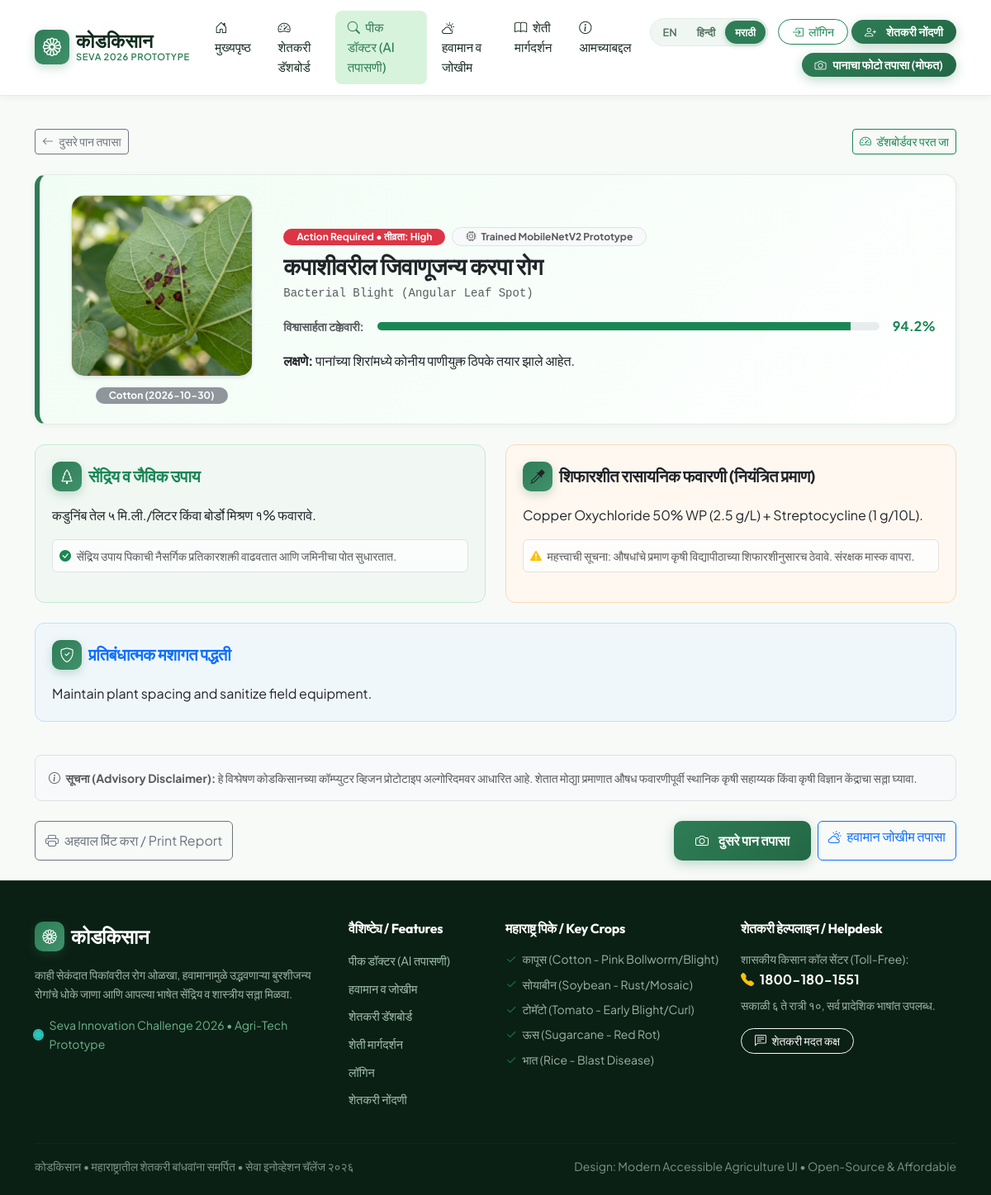
The page /disease/result/1 on the database its author committed.
### tables this page shows
CREATE TABLE scans (
        id INTEGER PRIMARY KEY AUTOINCREMENT,
        filename TEXT NOT NULL,
        crop_name TEXT NOT NULL,
        predicted_disease TEXT NOT NULL,
        confidence REAL NOT NULL,
        status TEXT NOT NULL,
        severity TEXT DEFAULT 'Medium',
        summary_en TEXT,
        summary_hi TEXT,
        summary_mr TEXT,
        organic_remedy TEXT,
        chemical_remedy TEXT,
        prevention_tip TEXT,
        model_mode TEXT DEFAULT 'Trained MobileNetV2 Prototype',
        created_at TIMESTAMP DEFAULT CURRENT_TIMESTAMP
    , disease_mr TEXT, disease_hi TEXT, farmer_id INTEGER);

### app/routes/disease.py (the view)
@disease_bp.route("/result/<int:scan_id>")
def view_result(scan_id):
    conn = get_db_connection()
    scan = conn.execute("SELECT * FROM scans WHERE id = ?", (scan_id,)).fetchone()
    conn.close()
    if not scan:
        flash("तपासणी अहवाल सापडला नाही / Scan record not found.", "warning")
        return redirect(url_for("disease.scan_page"))
    return render_template(
        "disease_result.html",
        active_page="disease",
        scan=scan
    )

### app/templates/disease_result.html (shortened to what this page needs)
{% extends "base.html" %}
{% block content %}
<div class="container py-4">
    <div class="d-flex justify-content-between align-items-center mb-4">
        <a href="{{ url_for('disease.scan_page') }}" class="btn btn-outline-secondary btn-sm">
            <i class="bi bi-arrow-left me-1"></i> {{ t('back_to_scan') }}
        </a>
        <a href="{{ url_for('dashboard.view_dashboard') }}" class="btn btn-outline-success btn-sm">
            <i class="bi bi-speedometer2 me-1"></i> {{ t('back_to_dashboard') }}
        </a>
    </div>
    <div class="kisaan-card p-4 mb-4" style="background: linear-gradient(135deg, #f0fdf4, #ffffff); border-left: 6px solid #2e7d56;">
        <div class="row align-items-center g-4">
            <div class="col-md-3 text-center">
                <img src="{{ url_for('static', filename='uploads/' ~ scan.filename) }}" alt="Scanned Crop Leaf" class="img-fluid rounded-4 shadow-sm border" style="max-height: 220px; object-fit: cover;">
                <div class="mt-2">
                    <span class="badge bg-secondary bg-opacity-75 rounded-pill px-3 py-1 small">
                        {{ scan.crop_name }} ({{ scan.created_at[:10] if scan.created_at else 'आज' }})
                    </span>
                </div>
            </div>
            <div class="col-md-9">
                <div class="d-flex flex-wrap align-items-center gap-2 mb-2">
                    <span class="badge bg-{{ 'danger' if scan.severity == 'High' else ('warning text-dark' if scan.severity == 'Medium' else 'success') }} rounded-pill px-3 py-1">
                        {{ scan.status }} • तीव्रता: {{ scan.severity }}
                    </span>
                    <span class="badge bg-light text-muted border rounded-pill px-3 py-1 small">
                        <i class="bi bi-cpu me-1"></i> {{ scan.model_mode }}
                    </span>
                </div>
                <h1 class="h3 fw-bold text-dark mb-1">
                    {{ scan.disease_mr or scan.predicted_disease }}
                </h1>
                <div class="text-muted mb-3 font-monospace small">
                    {{ scan.predicted_disease }}
                </div>
                <div class="d-flex align-items-center gap-3 max-w-500 mb-3">
                    <div class="small fw-bold text-muted">{{ t('confidence_score') }}:</div>
                    <div class="progress flex-grow-1" style="height: 10px;">
                        <div class="progress-bar bg-success" role="progressbar" style="width: {{ scan.confidence }}%"></div>
                    </div>
                    <span class="fs-6 fw-bold text-success">{{ scan.confidence }}%</span>
                </div>
                <p class="text-dark mb-0">
                    <strong>लक्षणे:</strong> {{ scan.summary_mr or scan.summary_en }}
                </p>
            </div>
        </div>
    </div>
    <div class="row g-4 mb-4">
        <div class="col-lg-6">
            <div class="remedy-card organic h-100">
                <div class="d-flex align-items-center gap-2 mb-3">
                    <div class="brand-logo-icon bg-success text-white" style="width:36px; height:36px; font-size:1.1rem;">
                        <i class="bi bi-tree"></i>
                    </div>
                    <h5 class="fw-bold mb-0 text-success">{{ t('organic_treatment') }}</h5>
                </div>
                <p class="text-dark mb-3">
                    {{ scan.organic_remedy or "सेंद्रिय खते व जैविक बुरशीनाशकांचा (ट्रायकोडर्मा) नियमित वापर करावा." }}
                </p>
                <div class="small text-muted p-2 rounded bg-white bg-opacity-75 border">
                    <i class="bi bi-check-circle-fill text-success me-1"></i>
                    सेंद्रिय उपाय पिकाची नैसर्गिक प्रतिकारशक्ती वाढवतात आणि जमिनीचा पोत सुधारतात.
                </div>
            </div>
        </div>
        <div class="col-lg-6">
            <div class="remedy-card chemical h-100">
                <div class="d-flex align-items-center gap-2 mb-3">
                    <div class="brand-logo-icon bg-warning text-dark" style="width:36px; height:36px; font-size:1.1rem;">
                        <i class="bi bi-eyedropper"></i>
                    </div>
                    <h5 class="fw-bold mb-0 text-dark">{{ t('chemical_treatment') }}</h5>
                </div>
                <p class="text-dark mb-3">
                    {{ scan.chemical_remedy or "कोणत्याही रासायनिक औषधांची आवश्यकता नाही." }}
                </p>
                <div class="small text-muted p-2 rounded bg-white bg-opacity-75 border">
                    <i class="bi bi-exclamation-triangle-fill text-warning me-1"></i>
                    महत्त्वाची सूचना: औषधांचे प्रमाण कृषी विद्यापीठाच्या शिफारशीनुसारच ठेवावे. संरक्षक मास्क वापरा.
                </div>
            </div>
        </div>
        <div class="col-12">
            <div class="remedy-card prevention">
                <div class="d-flex align-items-center gap-2 mb-3">
                    <div class="brand-logo-icon bg-primary text-white" style="width:36px; height:36px; font-size:1.1rem;">
                        <i class="bi bi-shield-check"></i>
                    </div>
                    <h5 class="fw-bold mb-0 text-primary">{{ t('prevention_guidance') }}</h5>
                </div>
                <p class="text-dark mb-0">
                    {{ scan.prevention_tip or "शेतातून पाण्याचा योग्य निचरा ठेवावा, दाट लागवड टाळावी व रोगट पाने गोळा करून नष्ट करावीत." }}
                </p>
            </div>
        </div>
    </div>
    <div class="p-3 bg-light rounded-3 border text-muted small mb-4">
        <i class="bi bi-info-circle me-1"></i>
        <strong>सूचना (Advisory Disclaimer):</strong> हे विश्लेषण कोडकिसानच्या कॉम्प्युटर व्हिजन प्रोटोटाइप अल्गोरिदमवर आधारित आहे. शेतात मोठ्या प्रमाणात औषध फवारणीपूर्वी स्थानिक कृषी सहाय्यक किंवा कृषी विज्ञान केंद्राचा सल्ला घ्यावा.
    </div>
    <div class="d-flex flex-wrap justify-content-between gap-2">
        <button onclick="window.print()" class="btn btn-outline-secondary">
            <i class="bi bi-printer me-1"></i> अहवाल प्रिंट करा / Print Report
        </button>
        <div class="d-flex gap-2">
            <a href="{{ url_for('disease.scan_page') }}" class="btn btn-kisaan-primary">
                <i class="bi bi-camera me-1"></i> दुसरे पान तपासा
            </a>
            <a href="{{ url_for('weather.view_weather') }}" class="btn btn-outline-primary">
                <i class="bi bi-cloud-sun me-1"></i> हवामान जोखीम तपासा
            </a>
        </div>
    </div>
</div>
{% endblock %}

### rows shown on the page
scans: filename (picture), crop_name "Cotton", created_at "2026-10-30", status "Action Required", severity "High", model_mode "Trained MobileNetV2 Prototype", disease_mr "कपाशीवरील जिवाणूजन्य करपा रोग", predicted_disease "Bacterial Blight (Angular Leaf Spot)", confidence "94.2", summary_mr "पानांच्या शिरांमध्ये कोनीय पाणीयुक्त ठिपके तयार झाले आहेत.", organic_remedy "कडुनिंब तेल ५ मि.ली./लिटर किंवा बोर्डो मिश्रण १% फवारावे.", chemical_remedy "Copper Oxychloride 50% WP (2.5 g/L) + Streptocycline (1 g/10L).", prevention_tip "Maintain plant spacing and sanitize field equipment."

### other values the page prints
{{ t('app_name') }} "कोडकिसान"
{{ t('nav_home') }} "मुख्यपृष्ठ"
{{ t('nav_dashboard') }} "शेतकरी डॅशबोर्ड"
{{ t('nav_disease') }} "पीक डॉक्टर (AI तपासणी)"
{{ t('nav_weather') }} "हवामान व जोखीम"
{{ t('nav_advisory') }} "शेती मार्गदर्शन"
{{ t('nav_about') }} "आमच्याबद्दल"
{{ t('nav_login', 'लॉगिन') }} "लॉगिन"
{{ t('nav_register', 'नोंदणी') }} "शेतकरी नोंदणी"
{{ t('cta_scan_now') }} "पानाचा फोटो तपासा (मोफत)"
{{ t('back_to_scan') }} "दुसरे पान तपासा"
{{ t('back_to_dashboard') }} "डॅशबोर्डवर परत जा"
{{ t('confidence_score') }} "विश्वासार्हता टक्केवारी"
{{ t('organic_treatment') }} "सेंद्रिय व जैविक उपाय"
{{ t('chemical_treatment') }} "शिफारशीत रासायनिक फवारणी (नियंत्रित प्रमाण)"
